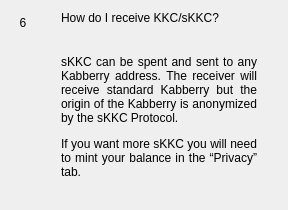
                  <widget class="QWidget" name="widgetFaq6" native="true">
                   <layout class="QHBoxLayout" name="horizontalpage_6" stretch="0,1">
                    <item alignment="Qt::AlignTop">
                     <widget class="QLabel" name="labelNumber6">
                      <property name="minimumSize">
                       <size>
                        <width>24</width>
                        <height>24</height>
                       </size>
                      </property>
                      <property name="maximumSize">
                       <size>
                        <width>16777215</width>
                        <height>24</height>
                       </size>
                      </property>
                      <property name="text">
                       <string>6</string>
                      </property>
                      <property name="alignment">
                       <set>Qt::AlignCenter</set>
                      </property>
                     </widget>
                    </item>
                    <item>
                     <layout class="QVBoxLayout" name="verticalLayoutpage_6">
                      <property name="spacing">
                       <number>0</number>
                      </property>
                      <property name="leftMargin">
                       <number>20</number>
                      </property>
                      <property name="rightMargin">
                       <number>20</number>
                      </property>
                      <item>
                       <widget class="QLabel" name="labelSubtitle6">
                        <property name="text">
                         <string>How do I receive KKC/sKKC?</string>
                        </property>
                        <property name="wordWrap">
                         <bool>true</bool>
                        </property>
                       </widget>
                      </item>
                      <item>
                       <spacer name="verticalSpacer_60">
                        <property name="orientation">
                         <enum>Qt::Vertical</enum>
                        </property>
                        <property name="sizeType">
                         <enum>QSizePolicy::Fixed</enum>
                        </property>
                        <property name="sizeHint" stdset="0">
                         <size>
                          <width>20</width>
                          <height>30</height>
                         </size>
                        </property>
                       </spacer>
                      </item>
                      <item>
                       <widget class="QLabel" name="labelContent6">
                        <property name="text">
                         <string>
                           &lt;html&gt;&lt;head/&gt;&lt;body&gt;&lt;p align=&quot;justify&quot;&gt;
                           sKKC can be spent and sent to any Kabberry address. The receiver will
                           receive standard Kabberry but the origin of the Kabberry is anonymized by the sKKC Protocol.
                           &lt;/p&gt;&lt;p align=&quot;justify&quot;&gt;
                           If you want more sKKC you will need to mint your balance in the “Privacy” tab.
                           &lt;/p&gt;&lt;/body&gt;&lt;/html&gt;
                         </string>
                        </property>
                        <property name="alignment">
                         <set>Qt::AlignLeading|Qt::AlignLeft|Qt::AlignTop</set>
                        </property>
                        <property name="wordWrap">
                         <bool>true</bool>
                        </property>
                       </widget>
                      </item>
                      <item>
                       <spacer name="verticalSpacer_61">
                        <property name="orientation">
                         <enum>Qt::Vertical</enum>
                        </property>
                        <property name="sizeHint" stdset="0">
                         <size>
                          <width>20</width>
                          <height>20</height>
                         </size>
                        </property>
                       </spacer>
                      </item>
                     </layout>
                    </item>
                   </layout>
                  </widget>
